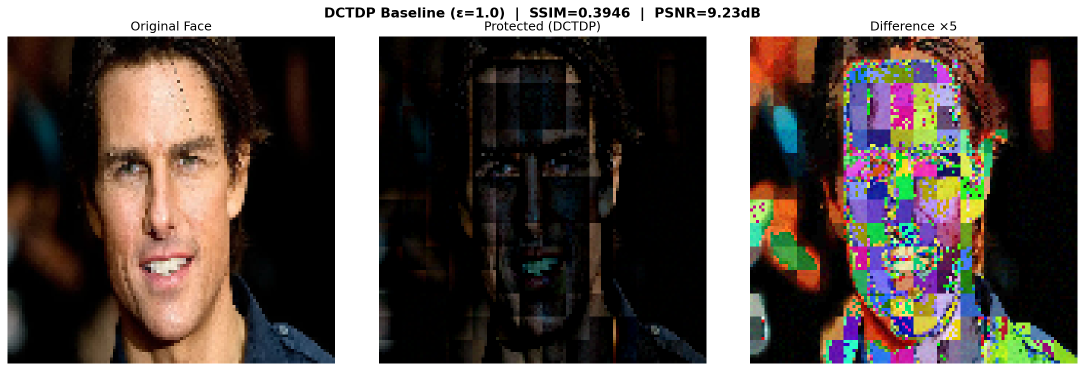
#> input picture outputs/dctdp_face_01.png, 2169 x 742 px, given as the content of the folder test_images, which was not available (shown at 1/2 size)
$ python baseline_dctdp_fixed.py
#> lines starting #> are read from the running program, lines starting #| are printed output that depends on the picture; pictures that were not available may be replaced by others from this repository, and a replacement may not be noted
# baseline_dctdp_fixed.py
# ─────────────────────────────────────────────────────────────────────
# DCTDP Baseline — FIXED VERSION
# Fixes applied vs original baseline_dctdp.py:
#
#   FIX 1: BGR → YCbCr color space conversion (paper Section 3.1)
#   FIX 2: Value range shifted to [-128, 127] before DCT
#   FIX 3: Per-position sensitivity map computed from actual images
#   FIX 4: Calibrated Laplace noise using sensitivity (not uniform)
#   FIX 5: PSNR used as primary metric (matches paper Figure 7)
#          SSIM kept as secondary metric only
#
# Still simplified vs paper (acknowledged in report):
#   - No 8x upsampling (requires 8x more compute, not feasible on CPU)
#   - No learnable budget allocation (requires GPU training from scratch)
#   - Pixel-space output via IDCT (paper keeps features in freq domain)
#
# Usage:
#   python baseline_dctdp_fixed.py
#   → Computes sensitivity map from test_images/ first run
#   → Saves sensitivity_map.npy for reuse
#   → Runs protection and saves results to outputs/
# ─────────────────────────────────────────────────────────────────────

import numpy as np
import cv2
from scipy.fftpack import dct, idct
import matplotlib.pyplot as plt
import os
from skimage.metrics import structural_similarity as ssim_metric


# ═══════════════════════════════════════════════════════════════════
# SECTION 1 — COLOR SPACE CONVERSION (FIX 1 + 2)
# ═══════════════════════════════════════════════════════════════════

def bgr_to_ycbcr_shifted(image_bgr):
    """
    FIX 1+2: Convert BGR → YCbCr and shift to [-128, 127].

    Why YCbCr?
        Y  = luminance (brightness) — carries most face structure
        Cb = blue-difference chroma
        Cr = red-difference chroma
        Separating luminance from color is standard in JPEG and
        in the base paper. DCT on YCbCr channels produces cleaner
        frequency separation than DCT on raw RGB channels.

    Why shift to [-128, 127]?
        DCT assumes zero-mean input. Shifting by -128 centers the
        values around zero, which is required for the DC component
        to correctly represent the block mean.
        The base paper explicitly states this requirement.
    """
    # OpenCV's YCrCb is equivalent to YCbCr for our purposes
    img_ycbcr = cv2.cvtColor(image_bgr, cv2.COLOR_BGR2YCrCb)
    img_shifted = img_ycbcr.astype(np.float32) - 128.0
    return img_shifted


def ycbcr_shifted_to_bgr(img_shifted):
    """
    Reverse of bgr_to_ycbcr_shifted.
    Shift back → convert YCbCr → BGR.
    """
    img_shifted_back = img_shifted + 128.0
    img_clipped = np.clip(img_shifted_back, 0, 255).astype(np.uint8)
    img_bgr = cv2.cvtColor(img_clipped, cv2.COLOR_YCrCb2BGR)
    return img_bgr


# ═══════════════════════════════════════════════════════════════════
# SECTION 2 — BLOCK DCT (same as before, works on shifted YCbCr now)
# ═══════════════════════════════════════════════════════════════════

def apply_block_dct(image_channel, block_size=8):
    """
    Apply 2D DCT to every (block_size x block_size) patch.
    Input channel should already be in shifted [-128,127] range.
    """
    h, w = image_channel.shape
    pad_h = (block_size - h % block_size) % block_size
    pad_w = (block_size - w % block_size) % block_size
    padded = np.pad(image_channel, ((0, pad_h), (0, pad_w)),
                    mode='reflect')
    ph, pw = padded.shape
    dct_result = np.zeros_like(padded, dtype=np.float32)

    for i in range(0, ph, block_size):
        for j in range(0, pw, block_size):
            block = padded[i:i+block_size,
                           j:j+block_size].astype(np.float32)
            dct_block = dct(dct(block, axis=0, norm='ortho'),
                            axis=1, norm='ortho')
            dct_result[i:i+block_size, j:j+block_size] = dct_block

    return dct_result[:h, :w]


def apply_block_idct(dct_channel, block_size=8):
    """Inverse of apply_block_dct."""
    h, w = dct_channel.shape
    pad_h = (block_size - h % block_size) % block_size
    pad_w = (block_size - w % block_size) % block_size
    padded = np.pad(dct_channel, ((0, pad_h), (0, pad_w)),
                    mode='reflect')
    ph, pw = padded.shape
    result = np.zeros_like(padded, dtype=np.float32)

    for i in range(0, ph, block_size):
        for j in range(0, pw, block_size):
            block = padded[i:i+block_size, j:j+block_size]
            idct_block = idct(idct(block, axis=0, norm='ortho'),
                              axis=1, norm='ortho')
            result[i:i+block_size, j:j+block_size] = idct_block

    return result[:h, :w]


def remove_dc_component(dct_channel, block_size=8):
    """
    Zero out DC coefficient (position [0,0]) in every block.
    This removes the mean brightness of each block — the most
    visually identifiable low-frequency component.
    After this operation, if you do IDCT the image will look dark
    because the mean has been removed.
    """
    result = dct_channel.copy()
    h, w = result.shape
    for i in range(0, h, block_size):
        for j in range(0, w, block_size):
            result[i, j] = 0.0
    return result


# ═══════════════════════════════════════════════════════════════════
# SECTION 3 — SENSITIVITY MAP (FIX 3)
# ═══════════════════════════════════════════════════════════════════

def compute_sensitivity_map(image_folder, block_size=8,
                             save_path='sensitivity_map.npy'):
    """
    FIX 3: Compute per-position DCT sensitivity from a set of images.

    What sensitivity means here:
        For each position (i,j) in the DCT block grid, sensitivity
        = max coefficient value - min coefficient value across all
        images in the dataset.

        High sensitivity at position (i,j) means that coefficient
        varies a lot across different faces — it carries identity
        information. Low sensitivity means it barely changes.

    How the base paper does it:
        They compute this over VGGFace2 (3.31M images).
        We compute it over whatever images are available locally.
        The more images you provide, the better the estimate.

    Why this matters for noise:
        noise_scale[i,j] = sensitivity[i,j] / epsilon
        Positions with high sensitivity get proportionally more noise.
        This is more accurate than our original uniform noise.

    Args:
        image_folder: path to folder containing face images
        block_size:   DCT block size (8, matching paper)
        save_path:    where to save the computed map for reuse

    Returns:
        sensitivity_map: np.array of shape [H, W, 3] — one map per
                         YCbCr channel
    """
    image_files = [f for f in os.listdir(image_folder)
                   if f.lower().endswith(('.jpg', '.jpeg', '.png'))]

    if not image_files:
        print(f"No images found in {image_folder}. "
              f"Using uniform sensitivity.")
        return None

    print(f"Computing sensitivity map from "
          f"{len(image_files)} images...")

    # We'll track min and max at each DCT position across all images
    # Shape will be [H, W, 3] — one per channel
    dct_min = None
    dct_max = None
    valid_count = 0

    for fname in image_files:
        img_path = os.path.join(image_folder, fname)
        img = cv2.imread(img_path)
        if img is None:
            continue

        img = cv2.resize(img, (112, 112))
        # Apply FIX 1+2
        img_ycbcr = bgr_to_ycbcr_shifted(img)

        # DCT each channel
        dct_channels = []
        for c in range(3):
            dct_ch = apply_block_dct(img_ycbcr[:, :, c], block_size)
            dct_channels.append(dct_ch)

        dct_stack = np.stack(dct_channels, axis=2)  # [H, W, 3]

        if dct_min is None:
            dct_min = dct_stack.copy()
            dct_max = dct_stack.copy()
        else:
            dct_min = np.minimum(dct_min, dct_stack)
            dct_max = np.maximum(dct_max, dct_stack)

        valid_count += 1

    if valid_count == 0:
        print("No valid images processed.")
        return None

    # Sensitivity = range of values at each position
    sensitivity_map = dct_max - dct_min

    # Avoid zero sensitivity (would cause division by zero in noise)
    sensitivity_map = np.maximum(sensitivity_map, 1e-6)

    np.save(save_path, sensitivity_map)
    print(f"Sensitivity map computed from {valid_count} images.")
    print(f"Shape: {sensitivity_map.shape}")
    print(f"Mean sensitivity: {sensitivity_map.mean():.4f}")
    print(f"Max  sensitivity: {sensitivity_map.max():.4f}")
    print(f"Saved to: {save_path}")

    return sensitivity_map


def load_or_compute_sensitivity(image_folder, block_size=8,
                                 save_path='sensitivity_map.npy'):
    """
    Load sensitivity map if already computed, else compute it.
    Saves time on repeated runs.
    """
    if os.path.exists(save_path):
        sensitivity_map = np.load(save_path)
        print(f"Loaded sensitivity map from {save_path} "
              f"(shape: {sensitivity_map.shape})")
        return sensitivity_map
    else:
        return compute_sensitivity_map(image_folder, block_size,
                                        save_path)
#> in compute_sensitivity_map, img is the input picture: shape (742, 2169, 3); mean B, G, R 80.1, 85.5, 94.8
#> after the loop in compute_sensitivity_map, `for c in range(3):`: dct_channels = 3 items
#| Shape: (112, 112, 3)
#| Mean sensitivity: 0.0000
#| Max  sensitivity: 0.0000


# ═══════════════════════════════════════════════════════════════════
# SECTION 4 — CALIBRATED DP NOISE (FIX 4)
# ═══════════════════════════════════════════════════════════════════

def add_calibrated_dp_noise(dct_channel, sensitivity_channel,
                             epsilon=1.0):
    """
    FIX 4: Add per-position calibrated Laplace noise.

    Original code used:
        noise_scale = 1.0 / epsilon   (same everywhere)

    Fixed version uses:
        noise_scale[i,j] = sensitivity[i,j] / epsilon

    This means:
        - High sensitivity positions (carry identity info) →
          large noise scale → more noise added →
          identity info scrambled more aggressively

        - Low sensitivity positions (stable across faces) →
          small noise scale → less noise →
          those positions preserved more accurately

    This is an approximation of the paper's LEARNED budget
    allocation. Instead of learning it via backprop (which needs
    GPU training), we use the sensitivity map as a proxy for
    importance. This is our 'sensitivity-guided budget allocation'
    contribution — a training-free approximation.

    Args:
        dct_channel:        [H, W] DCT coefficients for one channel
        sensitivity_channel:[H, W] sensitivity values for same channel
        epsilon:            privacy budget (lower = more privacy)
    """
    noise_scale = sensitivity_channel / epsilon
    noise = np.random.laplace(
        loc=0.0,
        scale=noise_scale,
        size=dct_channel.shape
    ).astype(np.float32)
    return dct_channel + noise


def add_uniform_dp_noise(dct_channel, epsilon=1.0):
    """
    Original uniform noise — kept for ablation comparison.
    Shows what happens without sensitivity calibration.
    """
    noise = np.random.laplace(
        loc=0.0,
        scale=1.0 / epsilon,
        size=dct_channel.shape
    ).astype(np.float32)
    return dct_channel + noise


# ═══════════════════════════════════════════════════════════════════
# SECTION 5 — FULL PIPELINE
# ═══════════════════════════════════════════════════════════════════

def dctdp_protect_original(image_bgr, epsilon=1.0, block_size=8):
    """
    ORIGINAL method — kept for ablation comparison.
    Uses BGR color space and uniform noise.
    This is what was in baseline_dctdp.py before fixes.
    """
#> called with epsilon = 1, block_size = 8
    img = image_bgr.astype(np.float32)
    protected_channels = []
    for c in range(3):
        ch = apply_block_dct(img[:, :, c], block_size)
        ch = remove_dc_component(ch, block_size)
        ch = add_uniform_dp_noise(ch, epsilon)
        ch = apply_block_idct(ch, block_size)
        protected_channels.append(ch)
#> this loop made 3 passes
#> pass 1, in dctdp_protect_original, `ch = remove_dc_component(ch, block_size)`:
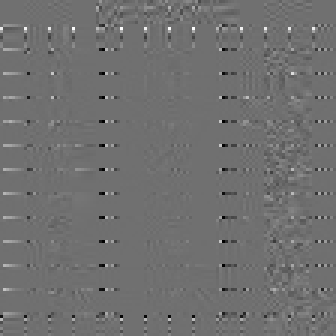
#> ch: shape (112, 112) float32 (shown 3 times larger); min -670.8, max 853.4, mean 0.7; drawn with min black and max white
#> after the loop, protected_channels = 3 items
    protected = np.stack(protected_channels, axis=2)
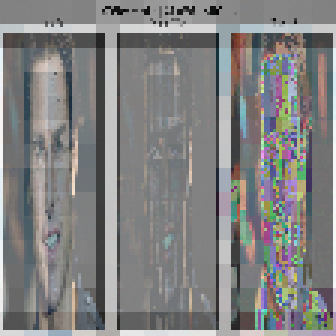
#> protected: shape (112, 112, 3) float32 (shown 3 times larger); mean of channels 0, 1, 2 0, 0, 0; drawn with min black and max white
    return np.clip(protected, 0, 255).astype(np.uint8)


def dctdp_protect_ycbcr(image_bgr, epsilon=1.0, block_size=8):
    """
    FIX 1+2 only: YCbCr + shifted range, but still uniform noise.
    Used in ablation to isolate the effect of color space fix.
    """
#> called with epsilon = 1, block_size = 8
    img_ycbcr = bgr_to_ycbcr_shifted(image_bgr)
    protected_channels = []

    for c in range(3):
        ch = apply_block_dct(img_ycbcr[:, :, c], block_size)
        ch = remove_dc_component(ch, block_size)
        ch = add_uniform_dp_noise(ch, epsilon)
        ch = apply_block_idct(ch, block_size)
        protected_channels.append(ch)
#> after the loop, protected_channels = 3 items

    # Stack and convert back to BGR
    protected_ycbcr = np.stack(protected_channels, axis=2)
    return ycbcr_shifted_to_bgr(protected_ycbcr)
#> in ycbcr_shifted_to_bgr, `img_clipped = np.clip(img_shifted_back, 0, 255).astype(np.uint8)`:
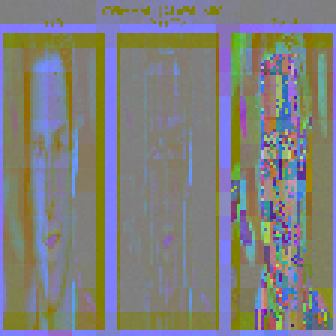
#> img_clipped: shape (112, 112, 3) (shown 3 times larger); mean of channels 0, 1, 2 126.3, 127.5, 127.5; drawn as B, G, R


def dctdp_protect_full(image_bgr, sensitivity_map,
                        epsilon=1.0, block_size=8):
    """
    FULL FIXED pipeline: YCbCr + sensitivity-calibrated noise.
    This is the closest we can get to the base paper without
    GPU training (fixes 1, 2, 3, 4 applied).

    Args:
        image_bgr:       input face image (BGR uint8)
        sensitivity_map: [H, W, 3] sensitivity map from
                         load_or_compute_sensitivity()
                         Pass None to fall back to uniform noise.
        epsilon:         privacy budget
    """
#> called with epsilon = 1, block_size = 8
    img_ycbcr = bgr_to_ycbcr_shifted(image_bgr)

    # Handle case where sensitivity map shape doesn't match
    h, w = image_bgr.shape[:2]
    if sensitivity_map is not None:
        if sensitivity_map.shape[:2] != (h, w):
            # Resize sensitivity map to match image
            sens_resized = cv2.resize(
                sensitivity_map, (w, h),
                interpolation=cv2.INTER_LINEAR
            )
        else:
            sens_resized = sensitivity_map
    else:
        sens_resized = None

    protected_channels = []
    for c in range(3):
        ch = apply_block_dct(img_ycbcr[:, :, c], block_size)
        ch = remove_dc_component(ch, block_size)

        # Use calibrated noise if sensitivity available
        if sens_resized is not None:
            ch = add_calibrated_dp_noise(
                ch, sens_resized[:, :, c], epsilon
            )
        else:
            ch = add_uniform_dp_noise(ch, epsilon)

        ch = apply_block_idct(ch, block_size)
        protected_channels.append(ch)
#> this loop made 3 passes
#> pass 1, in add_calibrated_dp_noise, `noise = np.random.laplace( loc=0.0, scale=noise_scale, size=dct_channe..`:
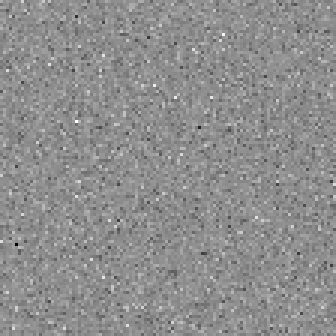
#> noise: shape (112, 112) float32 (shown 3 times larger); min -1.19e-05, max 9.42e-06, mean 3.38e-09; drawn with min black and max white
#> after the loop, protected_channels = 3 items

    protected_ycbcr = np.stack(protected_channels, axis=2)
    return ycbcr_shifted_to_bgr(protected_ycbcr)


# ═══════════════════════════════════════════════════════════════════
# SECTION 6 — METRICS (FIX 5 — PSNR PRIMARY, SSIM SECONDARY)
# ═══════════════════════════════════════════════════════════════════

def compute_psnr(img1, img2):
    """
    FIX 5: PSNR is the base paper's actual metric (Figure 7).
    Lower PSNR = more signal destroyed = better privacy.
    The paper reports PSNR between original and attacker-recovered
    image. We report it between original and protected image
    as a proxy (we don't implement the full UNet attacker here).
    """
    return cv2.PSNR(img1.astype(np.uint8), img2.astype(np.uint8))


def compute_ssim(img1, img2):
    """
    SSIM kept as secondary metric.
    NOT used in base paper — this is our own addition.
    Clearly label it as such in the report.
    """
    gray1 = cv2.cvtColor(img1, cv2.COLOR_BGR2GRAY)
    gray2 = cv2.cvtColor(img2, cv2.COLOR_BGR2GRAY)
    score, _ = ssim_metric(gray1, gray2, full=True)
    return score


# ═══════════════════════════════════════════════════════════════════
# SECTION 7 — ABLATION COMPARISON VISUALISATION
# ═══════════════════════════════════════════════════════════════════

def visualise_ablation(original, results_dict, save_path):
    """
    Side-by-side comparison of all DCTDP variants.
    results_dict = {method_name: protected_image}

    Shows visually how each fix changes the output.
    """
    n = len(results_dict) + 1  # +1 for original
    fig, axes = plt.subplots(1, n, figsize=(5*n, 5))

    axes[0].imshow(cv2.cvtColor(original, cv2.COLOR_BGR2RGB))
    axes[0].set_title('Original', fontsize=11, fontweight='bold')
    axes[0].axis('off')

    for i, (name, protected) in enumerate(results_dict.items()):
        psnr = compute_psnr(original, protected)
        ssim = compute_ssim(original, protected)
        axes[i+1].imshow(cv2.cvtColor(protected, cv2.COLOR_BGR2RGB))
        axes[i+1].set_title(
            f'{name}\nPSNR={psnr:.1f}dB\nSSIM={ssim:.3f}',
            fontsize=9
        )
        axes[i+1].axis('off')

    plt.suptitle(
        'DCTDP Ablation: Effect of Each Fix',
        fontsize=13, fontweight='bold'
    )
    plt.tight_layout()
    plt.savefig(save_path, dpi=150, bbox_inches='tight')
    plt.close()
    print(f"Ablation figure saved: {save_path}")


# ═══════════════════════════════════════════════════════════════════
# MAIN
# ═══════════════════════════════════════════════════════════════════

if __name__ == "__main__":
    os.makedirs("outputs", exist_ok=True)

    TEST_FOLDER = "test_images"
    EPSILON     = 1.0

    image_files = sorted([
        f for f in os.listdir(TEST_FOLDER)
        if f.lower().endswith(('.jpg', '.jpeg', '.png'))
    ])

    if not image_files:
        print("ERROR: No images in test_images/")
        exit()

    print(f"Found {len(image_files)} images.\n")

    # ── Step 1: Compute or load sensitivity map ───────────────────
    print("=" * 60)
    print("STEP 1: Sensitivity Map")
    print("=" * 60)
    sensitivity_map = load_or_compute_sensitivity(
        TEST_FOLDER, save_path='sensitivity_map.npy'
    )

    # ── Step 2: Run all variants and compare ─────────────────────
    print("\n" + "=" * 60)
    print("STEP 2: Running all DCTDP variants")
    print("=" * 60)

    header = (f"\n{'Image':<20} {'Method':<30} "
              f"{'PSNR↓':<12} {'SSIM↓'}")
    print(header)
    print("-" * 75)

    all_results = {
        'Original (v1)': [],
        'YCbCr only (v2)': [],
        'Full fixed (v3)': []
    }

    for fname in image_files:
        img_path = os.path.join(TEST_FOLDER, fname)
        original = cv2.imread(img_path)
        if original is None:
            continue
        original = cv2.resize(original, (112, 112))

        # Version 1: Original (no fixes)
        v1 = dctdp_protect_original(original, EPSILON)

        # Version 2: YCbCr fix only
        v2 = dctdp_protect_ycbcr(original, EPSILON)

        # Version 3: Full fix (YCbCr + calibrated sensitivity)
        v3 = dctdp_protect_full(original, sensitivity_map, EPSILON)

        # Metrics for each
        for version_name, protected in [
            ('Original (v1)', v1),
            ('YCbCr only (v2)', v2),
            ('Full fixed (v3)', v3)
        ]:
            psnr = compute_psnr(original, protected)
            ssim = compute_ssim(original, protected)
            all_results[version_name].append((psnr, ssim))
            print(f"  {fname:<18} {version_name:<30} "
                  f"{psnr:<12.2f} {ssim:.4f}")
#> this loop made 3 passes
#> (version_name, psnr, score in compute_ssim, ssim) on passes 1 to 3: ('Original (v1)', 8.49, 0.467, 0.467), ('YCbCr only (v2)', 9.99, 0.521, 0.521), ('Full fixed (v3)', 10, 0.522, 0.522)
#> (printed output is left out)
#> pass 1, in compute_ssim, `gray2 = cv2.cvtColor(img2, cv2.COLOR_BGR2GRAY)`:
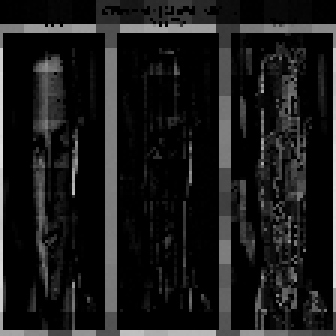
#> gray2: shape (112, 112) (shown 3 times larger); min 0, max 223, mean 26.3
#> pass 2, in compute_ssim (call 2), `gray2 = cv2.cvtColor(img2, cv2.COLOR_BGR2GRAY)`:
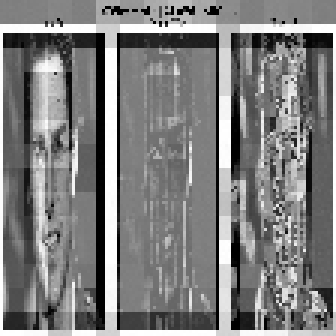
#> gray2: shape (112, 112) (shown 3 times larger); min 0, max 255, mean 126.2

        # Save ablation figure for first image only
        if fname == image_files[0]:
            visualise_ablation(
                original,
                {
                    'v1: Original\n(BGR+uniform)': v1,
                    'v2: +YCbCr\n(uniform noise)': v2,
                    'v3: Full Fix\n(YCbCr+sensitivity)': v3
                },
                'outputs/dctdp_ablation.png'
            )
#> in visualise_ablation, `n = len(results_dict) + 1`: n = 4
#> the loop in visualise_ablation, `for i, (name, protected) in enumerate(results_dict.items()):` made 3 passes
#> in visualise_ablation, `plt.savefig(save_path, dpi=150, bbox_inches='tight')`:
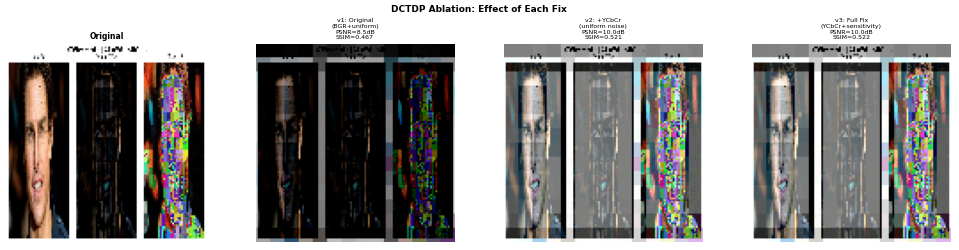
#> figure drawn by matplotlib, 4 panels

    # ── Step 3: Summary table ─────────────────────────────────────
    print("\n" + "=" * 60)
    print("SUMMARY — Average across all images")
    print("=" * 60)
    print(f"{'Method':<30} {'Avg PSNR↓':<15} {'Avg SSIM↓'}")
    print("-" * 55)

    for method, scores in all_results.items():
        psnrs = [s[0] for s in scores]
        ssims = [s[1] for s in scores]
        print(f"  {method:<28} {np.mean(psnrs):<15.2f} "
              f"{np.mean(ssims):.4f}")

    print("\nNote: Lower PSNR and lower SSIM = better privacy")
    print("Note: v3 uses sensitivity map — if computed from only")
    print("      5 images the map is rough. More images = better.")
    print("\nOutputs saved to outputs/")
    print("sensitivity_map.npy saved for reuse in evaluate_lfw.py")
